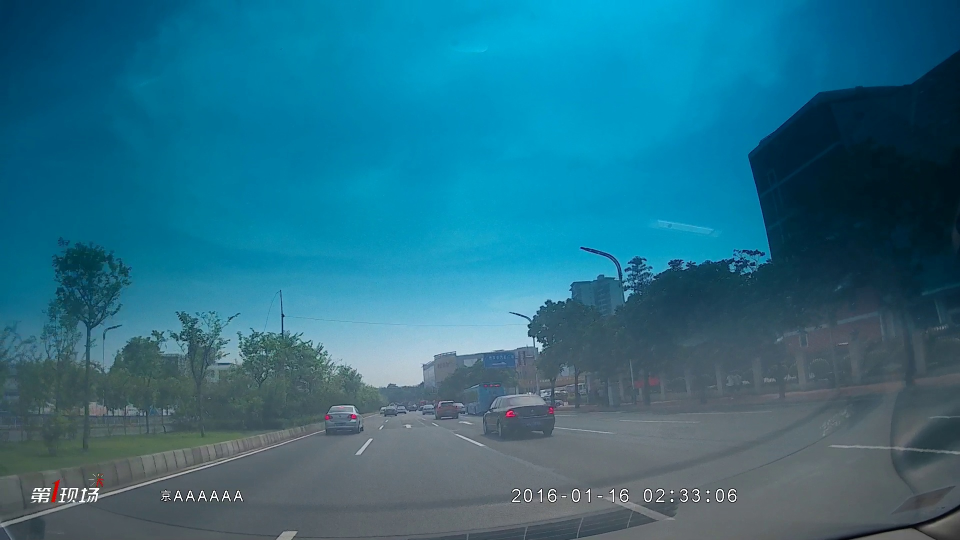
#> input picture real-test.jpg, 1920 x 1080 px (shown at 1/2 size)
$ jupyter execute --allow-errors my_lane_detection_demo-in-Real.ipynb   (shell and % lines are left out)
#> lines starting #> are read from the running program, lines starting #| are printed output that depends on the picture; after the words box and inside, x2 and y2 are one past the last pixel; in counts of white or black regions, pixels touching at a corner belong together
# My Lane Detection Demo
@description: <br>
&nbsp;&nbsp;&nbsp;&nbsp; a simple Straight-lane detection using hough transform<br>
@auth: xrq<br>
@date: 2019-01

[cell 1]
import matplotlib.pyplot as plt
import matplotlib.image as img
import numpy as np
import cv2

### Read and display test image
Image directory: /home/xrq/lane_detection/Lane_detection/test_images/

[cell 2]
image = img.imread("real-test.jpg")
#> image is the input picture: shape (1080, 1920, 3); mean R, G, B 40, 110.2, 133.8
print("shape of image",image.shape)
#| shape of image (1080, 1920, 3)
plt.imshow(image)

### Processing Functions
Some transforms function definition:
- gray_scale
- gussian_blur
- canny
- ROI -- 65% of the height was selected
- hough transform
- high angle pass filter
- cv2.inRange() for color selection

[cell 3]

def filter_colors(image):
    """
    Filter the image to include only yellow and white pixels
    """
    # Filter white pixels
    white_threshold = 180
    lower_white = np.array([white_threshold, white_threshold, white_threshold])
    upper_white = np.array([255, 255, 255])
    white_mask = cv2.inRange(image, lower_white, upper_white)
    white_image = cv2.bitwise_and(image, image, mask=white_mask)

    # Filter yellow pixels
    hsv = cv2.cvtColor(image, cv2.COLOR_BGR2HSV)
    lower_yellow = np.array([90,100,100])
    upper_yellow = np.array([110,255,255])
    yellow_mask = cv2.inRange(hsv, lower_yellow, upper_yellow)
    yellow_image = cv2.bitwise_and(image, image, mask=yellow_mask)

    # Combine the two above images
    image2 = cv2.addWeighted(white_image, 1., yellow_image, 1., 0.)
    return white_image

def gray_scale(img):
    # change RGB image to gray image
    return cv2.cvtColor(img,cv2.COLOR_RGB2BGRA)

def gussian_blur(img,kernel_size):
    # gussian filter
    return cv2.GaussianBlur(img,(kernel_size,kernel_size),0)

def canny(img,low_threshold,high_threshold):
    # edge detection
    return cv2.Canny(img,low_threshold,high_threshold)

def region_of_interest(img,vertices):
    #define a blank mask to start with
    mask = np.zeros_like(img)

    #defining a 3 channel or 1 channel color to fill the mask with depending on the input image
    if len(img.shape)>2:   # 3 channel
        channel_count = img.shape[2]
        ignore_mask_color = (255,)*channel_count
    else:
        ignore_mask_color = 255  # black
    cv2.fillPoly(mask,vertices,ignore_mask_color)
    masked_image = cv2.bitwise_and(img,mask) #pixel-wise AND operate
    return masked_image

def draw_lines(img, lines, color=[255, 0, 0], thickness=10):
    """
    Think about things like separating line segments by their
    slope ((y2-y1)/(x2-x1)) to decide which segments are part of the left
    line vs. the right line.  Then, you can average the position of each of
    the lines and extrapolate to the top and bottom of the lane.

    This function draws `lines` with `color` and `thickness`.
    Lines are drawn on the image inplace (mutates the image).
    If you want to make the lines semi-transparent, think about combining
    this function with the weighted_img() function below
    """
    # In case of error, don't draw the line
    draw_right = True
    draw_left = True

    # Find slopes of all lines
    # But only care about lines where abs(slope) > slope_threshold
    slope_threshold = 0.25
    slopes = []
    new_lines = []
    for line in lines:
        x1, y1, x2, y2 = line[0]  # line = [[x1, y1, x2, y2]]

        # Calculate slope
        if x2 - x1 == 0.:  # corner case, avoiding division by 0
            slope = 999.  # practically infinite slope
        else:
            slope = (y2 - y1) / (x2 - x1)

        # Filter lines based on slope
        if abs(slope) > slope_threshold:
            slopes.append(slope)
            new_lines.append(line)

    lines = new_lines

    # Split lines into right_lines and left_lines, representing the right and left lane lines
    # Right/left lane lines must have positive/negative slope, and be on the right/left half of the image
    right_lines = []
    left_lines = []
    for i, line in enumerate(lines):
        x1, y1, x2, y2 = line[0]
        img_x_center = img.shape[1] / 2  # x coordinate of center of image
        if slopes[i] > 0 :
            right_lines.append(line)
        elif slopes[i] < 0 and x1 < img_x_center and x2 < img_x_center:
            left_lines.append(line)

    # Run linear regression to find best fit line for right and left lane lines
    # Right lane lines
    right_lines_x = []
    right_lines_y = []

    for line in right_lines:
        x1, y1, x2, y2 = line[0]

        right_lines_x.append(x1)
        right_lines_x.append(x2)

        right_lines_y.append(y1)
        right_lines_y.append(y2)

    if len(right_lines_x) > 0:
        right_m, right_b = np.polyfit(right_lines_x, right_lines_y, 1)  # y = m*x + b
        print("contain right lines: ",right_lines_x)
    else:
        right_m, right_b = 1, 1
        draw_right = False

    # Left lane lines
    left_lines_x = []
    left_lines_y = []

    for line in left_lines:
        x1, y1, x2, y2 = line[0]

        left_lines_x.append(x1)
        left_lines_x.append(x2)

        left_lines_y.append(y1)
        left_lines_y.append(y2)

    if len(left_lines_x) > 0:
        left_m, left_b = np.polyfit(left_lines_x, left_lines_y, 1)  # y = m*x + b
        print("contain left lines: ",left_lines_x)
    else:
        left_m, left_b = 1, 1
        draw_left = False

    # Find 2 end points for right and left lines, used for drawing the line
    # y = m*x + b --> x = (y - b)/m
    y1 = img.shape[0]
    y2 = img.shape[0] * 0.8

    right_x1 = (y1 - right_b) / right_m
    right_x2 = (y2 - right_b) / right_m

    left_x1 = (y1 - left_b) / left_m
    left_x2 = (y2 - left_b) / left_m

    # Convert calculated end points from float to int
    y1 = int(y1)
    y2 = int(y2)
    right_x1 = int(right_x1)
    right_x2 = int(right_x2)
    left_x1 = int(left_x1)
    left_x2 = int(left_x2)

    # Draw the right and left lines on image
    if draw_right:
        cv2.line(img, (right_x1, y1), (right_x2, y2), color, thickness)
    if draw_left:
        cv2.line(img, (left_x1, y1), (left_x2, y2), color, thickness)


def hough_lines(img,rho,theta,threshold,min_line_len,max_line_gap):
    # hough transform to detect lines
    lines = cv2.HoughLinesP(img,rho,theta,threshold,np.array([]),minLineLength=min_line_len,maxLineGap = max_line_gap)
    line_img = np.zeros((*img.shape, 3), dtype=np.uint8)  # 3-channel RGB image
    '''
    for line in lines:
        for x1,y1,x2,y2 in line:
            cv2.line(line_img,(x1,y1),(x2,y2),color=[255,0,0],thickness=2)
     '''
    draw_lines(line_img, lines)
    return line_img


def hpass_angle_filter(lines,angle_threshold):
    # high pass angle filter
    if lines.shape!=None:
        filtered_lines =[]
        for line in lines:
            for x1,y1,x2,y2 in line:
                angle = abs(np.arctan((y2-y1)/(x2-x1))*180/np.pi)
                if angle > angle_threshold:
                    filtered_lines.append([[x1,y1,x2,y2]])
        return filtered_lines


def show_img(ax,img,cmap,title):
    if cmap=='gray':
        ax.imshow(img,cmap='gray')
    else:
        ax.imshow(img)
    ax.axis('off')
    ax.set_title(title)

def weighted_img(img,initial_img,a=0.8,b=1,r=0.0):
    # add the orignal image and line mask together
    return cv2.addWeighted(initial_img,a,img,b,r)


def pipeline(image):
    two_color_image = filter_colors(image)
#> in filter_colors, `white_mask = cv2.inRange(image, lower_white, upper_white)`:
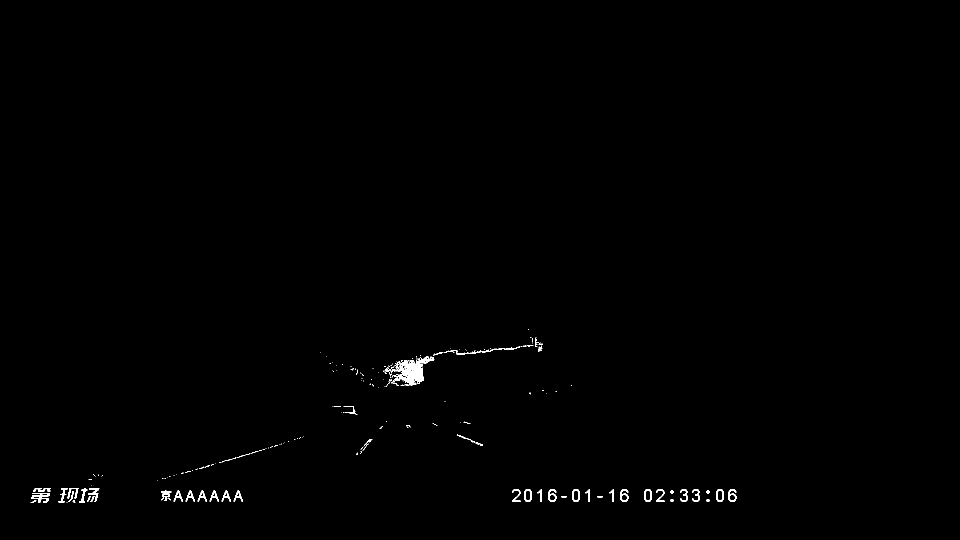
#> white_mask: shape (1080, 1920) (shown at 1/2 size); 0.41% white; 225 white regions (172 under 20 px), largest, box (x1, y1, x2, y2) and area: (781, 712, 869, 772) 2028, (63, 986, 100, 1005) 336, (176, 976, 199, 1004) 217
#> in filter_colors, `hsv = cv2.cvtColor(image, cv2.COLOR_BGR2HSV)`: hsv: shape (1080, 1920, 3); mean H, S, V 22.2, 166.3, 134.1
#> in filter_colors, `yellow_mask = cv2.inRange(hsv, lower_yellow, upper_yellow)`:
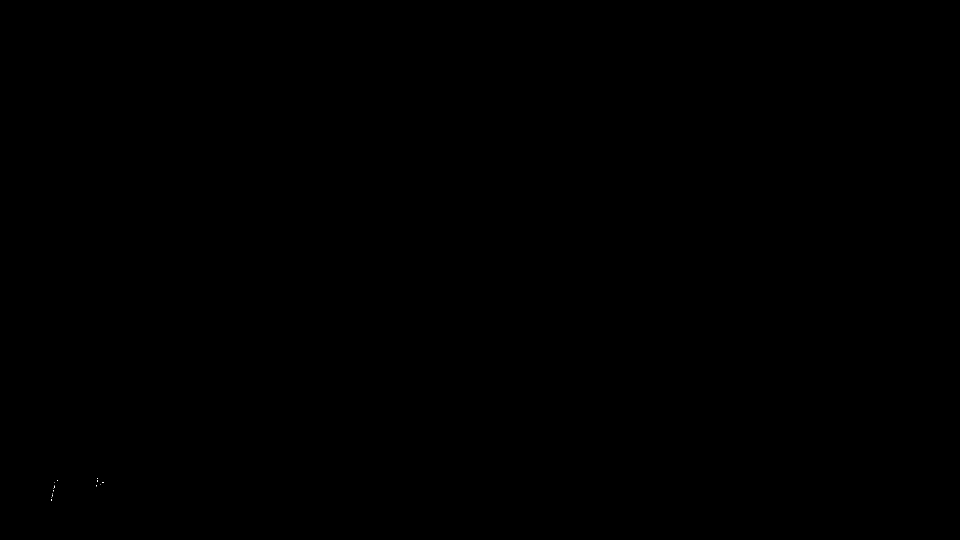
#> yellow_mask: shape (1080, 1920) (shown at 1/2 size); 0% white in thin lines or dots, all inside (x1, y1, x2, y2) = (102, 956, 207, 1002)
    gray_img = gray_scale(two_color_image)  # gray scale image
    gussian_img = gussian_blur(gray_img,3)  # gussian filter
    canny_img = canny(gussian_img,10,150)   # edge detection
#> in canny, `return cv2.Canny(img,low_threshold,high_threshold)`:
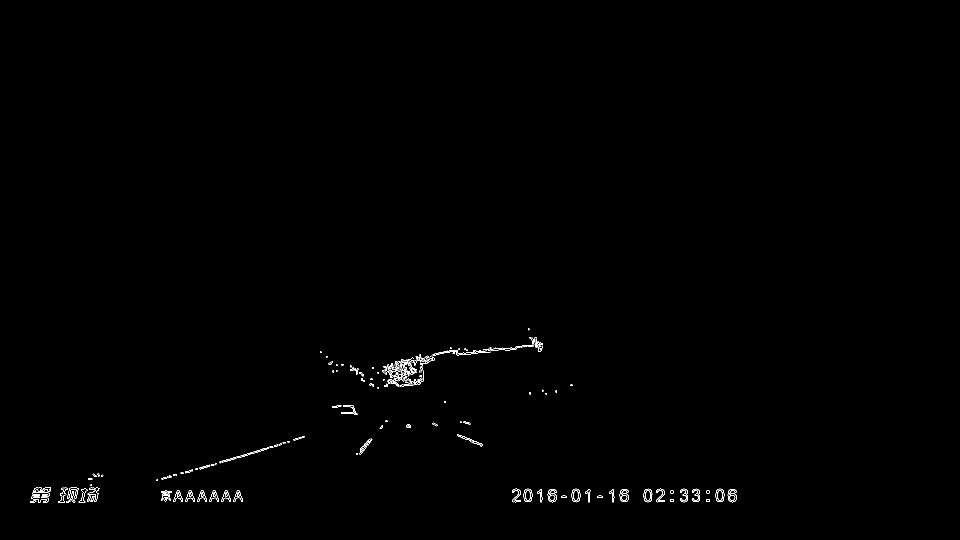
#> returned value: shape (1080, 1920) (shown at 1/2 size); 0.35% white in thin lines or dots, all inside (x1, y1, x2, y2) = (60, 657, 1473, 1006)
    # draw the ROI mask
    imshape = image.shape
    point1 = (700,imshape[0]*0.8)  # shape[0] denote width
    point2 = (1000,imshape[0]*0.8)
    point3 = (520,970)
    point4 = (1375,970)  # shape[1] denote height
    vertices = np.array([[point1,point2,point4,point3]],dtype=np.int32)
    roi_img = region_of_interest(canny_img,vertices)
    # *** finfinshed  ****
    threshold_angle = 20
    # hough line detection and line filter
    hlines_img = hough_lines(roi_img,rho=1,theta=np.pi/180,threshold=25,min_line_len=10,max_line_gap=10)
    #h_lines = hpass_angle_filter(h_lines,threshold_angle)
    #print ("lines after angle filter",h_lines)
    # draw empty line mask

    img_all_lines = weighted_img(hlines_img,image,a=0.7,b=1,r=0.0) # line mask + original image
    # plot image of each process

    '''
    _,ax = plt.subplots(2,4,figsize=(20,10))

    show_img(ax[0,0],two_color_image,'color mask','Apply color filter')
    show_img(ax[0,1],image,None,'original_img')
    show_img(ax[0,2],gray_img,'gray','Apply grayscale')
    show_img(ax[0,3],gussian_img,'gray','Apply Gaussian Blur')
    show_img(ax[1,0],canny_img,'gray','Apply Canny')
    show_img(ax[1,1],roi_img,'gray','Apply ROI mask')
    show_img(ax[1,2],hlines_img,None,'Apply Hough')
    plt.show()
    # The final result
    plt.imshow(img_all_lines)
    '''
    plt.figure(figsize=(600,10))
    plt.imshow(hlines_img)

### The pipeline of the process
gary_scale--> gussian--> canny--> roi_selection--> houghtransform

[cell 4]
image_test = img.imread("real-test.jpg")
pipeline(image_test)
#> in region_of_interest, `cv2.fillPoly(mask,vertices,ignore_mask_color)`:
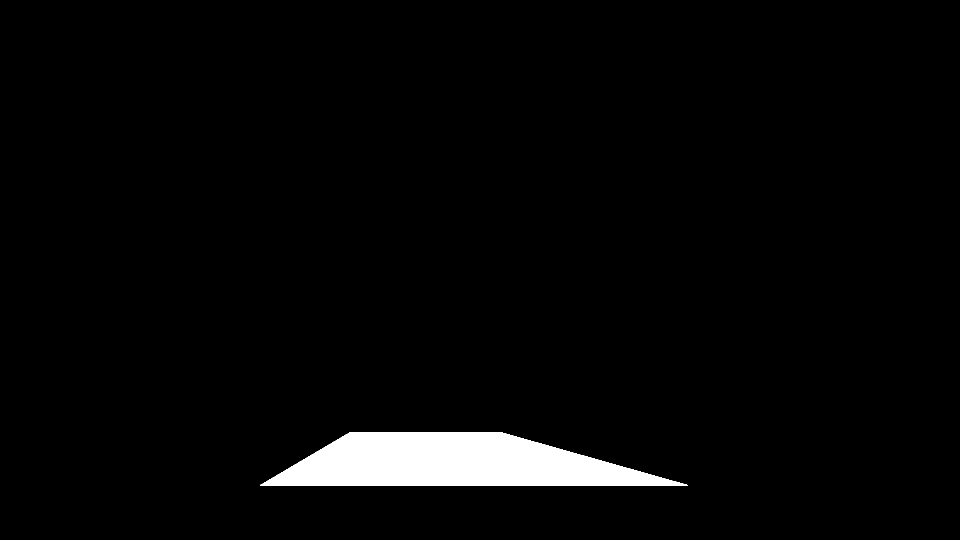
#> mask: shape (1080, 1920) (shown at 1/2 size); 3% white; 1 white region, box (x1, y1, x2, y2) and area: (520, 864, 1376, 971) 62070
#> in region_of_interest, `masked_image = cv2.bitwise_and(img,mask)`: masked_image: shape (1080, 1920); 0.01% white in thin lines or dots, all inside (x1, y1, x2, y2) = (712, 868, 966, 910)
#> in hough_lines, `lines = cv2.HoughLinesP(img,rho,theta,threshold,np.array([]),minLineLe..`: lines = [[915, 868, 965, 889], [914, 871, 963, 891], [721, 908, 744, 879], [713, 908, 743, 878], [721, 896, 739, 878]]
#> the loop in draw_lines, `for line in lines:` made 5 passes
#> (x1, y1, x2, y2, slope) on passes 1 to 5: (915, 868, 965, 889, 0.42), (914, 871, 963, 891, 0.408), (721, 908, 744, 879, -1.26), (713, 908, 743, 878, -1), (721, 896, 739, 878, -1)
#> after the loop in draw_lines, `for line in lines:`: new_lines = [[[915, 868, 965, 889]], [[914, 871, 963, 891]], [[721, 908, 744, 879]], [[713, 908, 743, 878]], [[721, 896, 739, 878]]]; slopes = [0.42, 0.408, -1.26, -1, -1]
#> in draw_lines, `lines = new_lines`: lines has the same summary as new_lines
#> the loop in draw_lines, `for i, line in enumerate(lines):` made 5 passes
#> after the loop in draw_lines, `for i, line in enumerate(lines):`: left_lines = [[[721, 908, 744, 879]], [[713, 908, 743, 878]], [[721, 896, 739, 878]]]; right_lines = [[[915, 868, 965, 889]], [[914, 871, 963, 891]]]
#> the loop in draw_lines, `for line in right_lines:` made 2 passes
#> after the loop in draw_lines, `for line in right_lines:`: right_lines_x = [915, 965, 914, 963]; right_lines_y = [868, 889, 871, 891]
#> in draw_lines, `right_m, right_b = np.polyfit(right_lines_x, right_lines_y, 1)`: right_m = 0.412; right_b = 492.5
#| contain right lines:  [915, 965, 914, 963]
#> the loop in draw_lines, `for line in left_lines:` made 3 passes
#> after the loop in draw_lines, `for line in left_lines:`: left_lines_x = [721, 744, 713, 743, 721, 739]; left_lines_y = [908, 879, 908, 878, 896, 878]
#> in draw_lines, `left_m, left_b = np.polyfit(left_lines_x, left_lines_y, 1)`: left_m = -1.05; left_b = 1657.4
#| contain left lines:  [721, 744, 713, 743, 721, 739]
#> in draw_lines, `right_x1 = (y1 - right_b) / right_m`: right_x1 = 1424.9
#> in draw_lines, `right_x2 = (y2 - right_b) / right_m`: right_x2 = 901
#> in draw_lines, `left_x1 = (y1 - left_b) / left_m`: left_x1 = 550.2
#> in draw_lines, `left_x2 = (y2 - left_b) / left_m`: left_x2 = 756.1
#> in draw_lines, `right_x1 = int(right_x1)`: right_x1 = 1424
#> in draw_lines, `left_x1 = int(left_x1)`: left_x1 = 550
#> in draw_lines, `left_x2 = int(left_x2)`: left_x2 = 756
#> in draw_lines, `cv2.line(img, (left_x1, y1), (left_x2, y2), color, thickness)`:
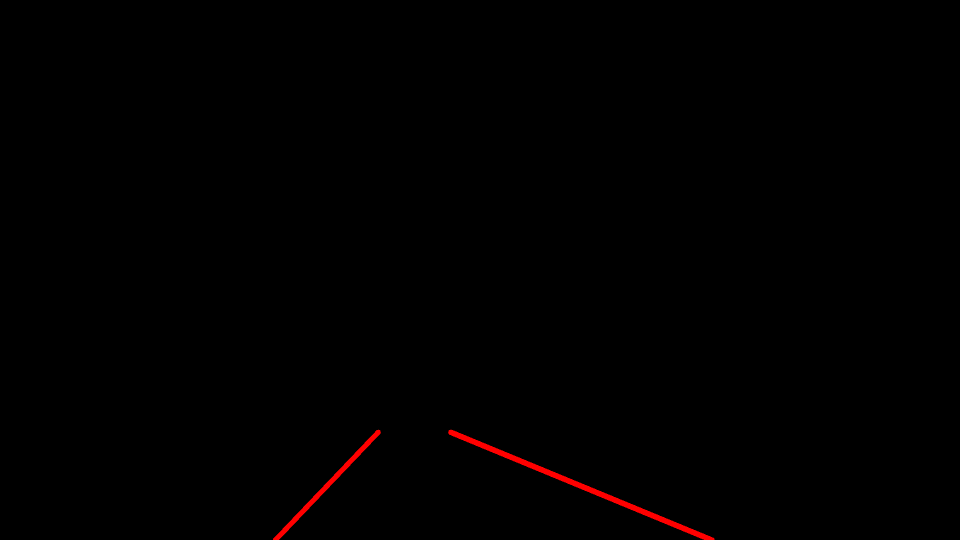
#> img: shape (1080, 1920, 3) (shown at 1/2 size); mean of channels 0, 1, 2 1.1, 0, 0; drawn as R, G, B
#> in weighted_img, `return cv2.addWeighted(initial_img,a,img,b,r)`:
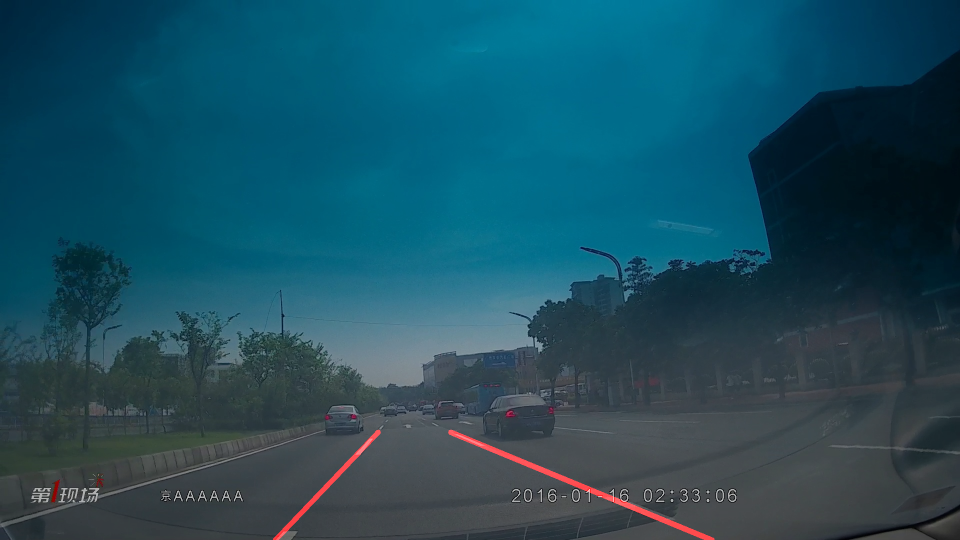
#> returned value: shape (1080, 1920, 3) (shown at 1/2 size); mean of channels 0, 1, 2 28.8, 77.2, 93.7; drawn as R, G, B
